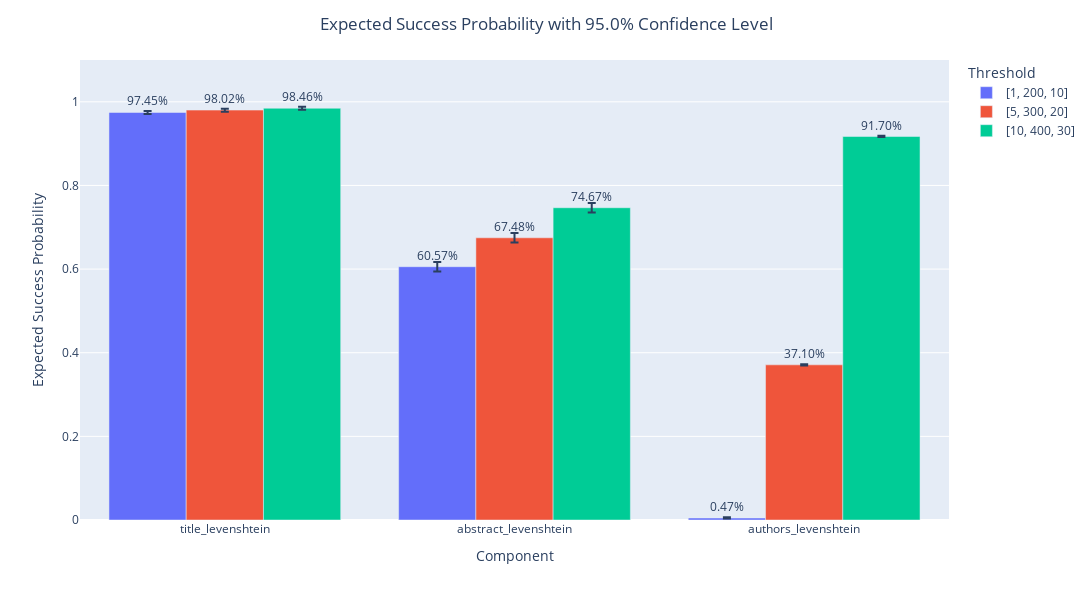

Write notebook code for a chart like this one.
### Code cell
df=df1[['title_levenshtein', 'abstract_levenshtein', 'authors_levenshtein']]
df=df.to_dict('list')
threshold=[[1, 200, 10], [5, 300, 20], [10, 400, 30]]
alphalevel=0.05
alpha=[1]*3
beta=[1]*3
result = Bayes(df, threshold, alpha, beta, alphalevel)
display(result.res)
result.Plot_Bayes(yrange=[0,1.1, 0.2], height=600)

### Figure 1 — Plotly figure (JSON) as saved in the notebook; plotly's stock layout.template omitted (floating-point values rounded to 4 significant figures)
{"data": [{"alignmentgroup": "True", "error_y": {"array": [0.0035, 0.0113, 0.0017, 0.0031, 0.0107, 0.0112, 0.0027, 0.01, 0.0062], "arrayminus": [0.0037, 0.0113, 0.0014, 0.0033, 0.0109, 0.0111, 0.0029, 0.01, 0.0065], "symmetric": false, "type": "data"}, "hovertemplate": "Threshold=[1, 200, 10]<br>Component=%{x}<br>Expected Success Probability=%{y}<br>text=%{text}<extra></extra>", "legendgroup": "[1, 200, 10]", "marker": {"color": "#636efa", "pattern": {"shape": ""}}, "name": "[1, 200, 10]", "offsetgroup": "[1, 200, 10]", "orientation": "v", "showlegend": true, "text": ["97.45%", "60.57%", "0.47%"], "textfont": {"size": 12}, "textposition": "outside", "type": "bar", "x": ["title_levenshtein", "abstract_levenshtein", "authors_levenshtein"], "xaxis": "x", "y": [0.9745, 0.6057, 0.0047], "yaxis": "y"}, {"alignmentgroup": "True", "error_y": {"array": [0.0035, 0.0113, 0.0017, 0.0031, 0.0107, 0.0112, 0.0027, 0.01, 0.0062], "arrayminus": [0.0037, 0.0113, 0.0014, 0.0033, 0.0109, 0.0111, 0.0029, 0.01, 0.0065], "symmetric": false, "type": "data"}, "hovertemplate": "Threshold=[5, 300, 20]<br>Component=%{x}<br>Expected Success Probability=%{y}<br>text=%{text}<extra></extra>", "legendgroup": "[5, 300, 20]", "marker": {"color": "#EF553B", "pattern": {"shape": ""}}, "name": "[5, 300, 20]", "offsetgroup": "[5, 300, 20]", "orientation": "v", "showlegend": true, "text": ["98.02%", "67.48%", "37.10%"], "textfont": {"size": 12}, "textposition": "outside", "type": "bar", "x": ["title_levenshtein", "abstract_levenshtein", "authors_levenshtein"], "xaxis": "x", "y": [0.9802, 0.6748, 0.371], "yaxis": "y"}, {"alignmentgroup": "True", "error_y": {"array": [0.0035, 0.0113, 0.0017, 0.0031, 0.0107, 0.0112, 0.0027, 0.01, 0.0062], "arrayminus": [0.0037, 0.0113, 0.0014, 0.0033, 0.0109, 0.0111, 0.0029, 0.01, 0.0065], "symmetric": false, "type": "data"}, "hovertemplate": "Threshold=[10, 400, 30]<br>Component=%{x}<br>Expected Success Probability=%{y}<br>text=%{text}<extra></extra>", "legendgroup": "[10, 400, 30]", "marker": {"color": "#00cc96", "pattern": {"shape": ""}}, "name": "[10, 400, 30]", "offsetgroup": "[10, 400, 30]", "orientation": "v", "showlegend": true, "text": ["98.46%", "74.67%", "91.70%"], "textfont": {"size": 12}, "textposition": "outside", "type": "bar", "x": ["title_levenshtein", "abstract_levenshtein", "authors_levenshtein"], "xaxis": "x", "y": [0.9846, 0.7467, 0.917], "yaxis": "y"}], "layout": {"barmode": "group", "height": 600, "legend": {"title": {"text": "Threshold"}, "tracegroupgap": 0}, "margin": {"t": 60}, "title": {"text": "Expected Success Probability with 95.0% Confidence Level", "x": 0.5}, "width": 1200, "xaxis": {"anchor": "y", "domain": [0, 1], "title": {"text": "Component"}}, "yaxis": {"anchor": "x", "domain": [0, 1], "dtick": 0.2, "range": [0, 1.1], "title": {"text": "Expected Success Probability"}}}}
